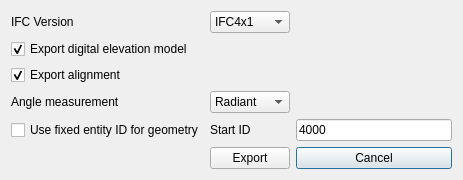
<?xml version="1.0" encoding="UTF-8"?>
<ui version="4.0">
 <class>ExportP6AlignmentDialog</class>
 <widget class="QDialog" name="ExportP6AlignmentDialog">
  <property name="geometry">
   <rect>
    <x>0</x>
    <y>0</y>
    <width>463</width>
    <height>169</height>
   </rect>
  </property>
  <property name="windowTitle">
   <string>IfcAlignment BuildingSmart P6 Step File Export</string>
  </property>
  <property name="windowIcon">
   <iconset resource="../Resources/OpenInfraPlatform.qrc">
    <normaloff>:/icons/icon.ico</normaloff>:/icons/icon.ico</iconset>
  </property>
  <layout class="QGridLayout" name="gridLayout">
   <item row="1" column="0">
    <widget class="QCheckBox" name="checkBoxExportDigitalElevationModel">
     <property name="text">
      <string>Export digital elevation model</string>
     </property>
     <property name="checked">
      <bool>true</bool>
     </property>
    </widget>
   </item>
   <item row="7" column="2">
    <widget class="QPushButton" name="pushButtonCancel">
     <property name="text">
      <string>Cancel</string>
     </property>
    </widget>
   </item>
   <item row="2" column="0">
    <widget class="QCheckBox" name="checkBoxExportAlignment">
     <property name="text">
      <string>Export alignment</string>
     </property>
     <property name="checked">
      <bool>true</bool>
     </property>
    </widget>
   </item>
   <item row="7" column="1">
    <widget class="QPushButton" name="pushButtonExport">
     <property name="text">
      <string>Export</string>
     </property>
    </widget>
   </item>
   <item row="0" column="0">
    <widget class="QLabel" name="label_2">
     <property name="text">
      <string>IFC Version</string>
     </property>
    </widget>
   </item>
   <item row="3" column="0">
    <widget class="QLabel" name="label">
     <property name="text">
      <string>Angle measurement</string>
     </property>
    </widget>
   </item>
   <item row="3" column="1">
    <widget class="QComboBox" name="comboBoxAngleMeasurement">
     <property name="currentText">
      <string>Radiant</string>
     </property>
     <item>
      <property name="text">
       <string>Radiant</string>
      </property>
     </item>
     <item>
      <property name="text">
       <string>Degree</string>
      </property>
     </item>
    </widget>
   </item>
   <item row="0" column="1">
    <widget class="QComboBox" name="comboBoxIfcSchemaVersion">
     <item>
      <property name="text">
       <string>IFC4x1</string>
      </property>
     </item>
     <item>
      <property name="text">
       <string>IFC4</string>
      </property>
     </item>
     <item>
      <property name="text">
       <string>IFC2x3</string>
      </property>
     </item>
    </widget>
   </item>
   <item row="4" column="0">
    <widget class="QCheckBox" name="checkBoxUseFixedEntityIdForGeometry">
     <property name="text">
      <string>Use fixed entity ID for geometry</string>
     </property>
    </widget>
   </item>
   <item row="4" column="1">
    <widget class="QLabel" name="label_3">
     <property name="text">
      <string>Start ID</string>
     </property>
    </widget>
   </item>
   <item row="4" column="2">
    <widget class="QLineEdit" name="lineEditStartId">
     <property name="text">
      <string>4000</string>
     </property>
    </widget>
   </item>
  </layout>
 </widget>
 <resources>
  <include location="../Resources/OpenInfraPlatform.qrc"/>
 </resources>
 <connections/>
</ui>
